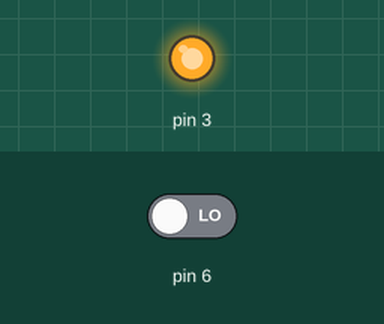
A sketch run on a simulated Arduino Uno, built with avr-gcc and run on an emulated ATmega328P. Parts: output pins drawn as LEDs (lit = HIGH). The test bench sets the inputs (shaded band); at power-on: pin 6 LOW.

Above: at 1.6 s.
1.7 s: pin 6 driven HIGH
At 3.1 s:
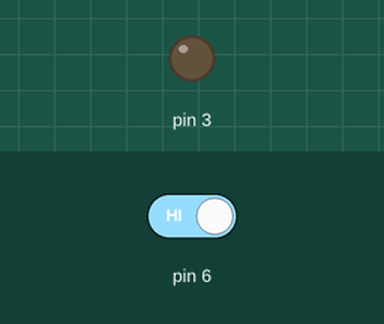
3.5 s: pin 6 driven LOW
At 4.3 s:
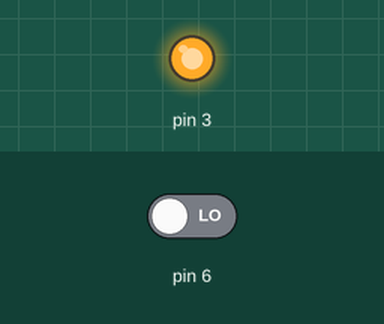
Timing chart, 0 to 6.5 s (numbered marks = the images above; inputs shaded):
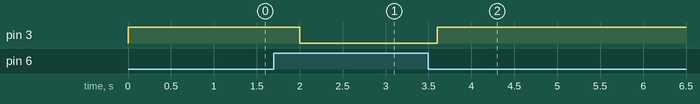

The sketch:

soilcode.ino
```cpp
int soil;
void setup() {
  pinMode (3,OUTPUT);
  pinMode (6,INPUT);
}
void loop() {
  soil = digitalRead(6);
  if(soil == HIGH)
  {
  digitalWrite(3,LOW);
  }
  else
  {
  digitalWrite(3,HIGH);
  }
  delay(400);
}
```

Measured:
- after the input at 1.7 s, pin 3: HIGH → LOW after 0.30 s
- after the input at 3.5 s, pin 3: LOW → HIGH after 0.10 s
